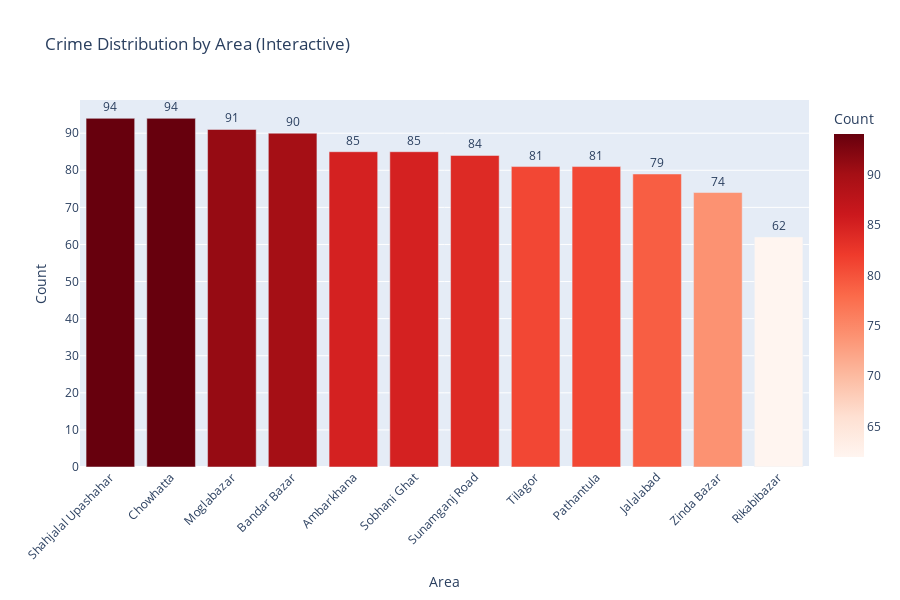

Notebook code cell kept with this figure:
### Code cell
# Interactive bar chart - crimes by area
area_crime_df = crime_data['Area'].value_counts().reset_index()
area_crime_df.columns = ['Area', 'Count']

fig = px.bar(area_crime_df, x='Area', y='Count', 
             title='Crime Distribution by Area (Interactive)',
             color='Count',
             color_continuous_scale='Reds',
             text='Count')
fig.update_traces(textposition='outside')
fig.update_layout(height=600, xaxis_tickangle=-45)
fig.write_html('/Users/nazmul/Desktop/Project/crime-sylhet-analysis/visualizations/interactive_area_crimes.html')
fig.show()

print(" Interactive bar chart saved as: visualizations/interactive_area_crimes.html")

### Figure 1 — Plotly figure (JSON) as saved in the notebook; plotly's stock layout.template omitted (floating-point values rounded to 4 significant figures)
{"data": [{"alignmentgroup": "True", "hovertemplate": "Area=%{x}<br>Count=%{marker.color}<extra></extra>", "legendgroup": "", "marker": {"color": [94, 94, 91, 90, 85, 85, 84, 81, 81, 79, 74, 62], "coloraxis": "coloraxis", "pattern": {"shape": ""}}, "name": "", "offsetgroup": "", "orientation": "v", "showlegend": false, "text": [94, 94, 91, 90, 85, 85, 84, 81, 81, 79, 74, 62], "textposition": "outside", "type": "bar", "x": ["Shahjalal Upashahar", "Chowhatta", "Moglabazar", "Bandar Bazar", "Ambarkhana", "Sobhani Ghat", "Sunamganj Road", "Tilagor", "Pathantula", "Jalalabad", "Zinda Bazar", "Rikabibazar"], "xaxis": "x", "y": [94, 94, 91, 90, 85, 85, 84, 81, 81, 79, 74, 62], "yaxis": "y"}], "layout": {"barmode": "relative", "coloraxis": {"colorbar": {"title": {"text": "Count"}}, "colorscale": [[0, "rgb(255,245,240)"], [0.125, "rgb(254,224,210)"], [0.25, "rgb(252,187,161)"], [0.375, "rgb(252,146,114)"], [0.5, "rgb(251,106,74)"], [0.625, "rgb(239,59,44)"], [0.75, "rgb(203,24,29)"], [0.875, "rgb(165,15,21)"], [1, "rgb(103,0,13)"]]}, "height": 600, "legend": {"tracegroupgap": 0}, "title": {"text": "Crime Distribution by Area (Interactive)"}, "xaxis": {"anchor": "y", "domain": [0, 1], "tickangle": -45, "title": {"text": "Area"}}, "yaxis": {"anchor": "x", "domain": [0, 1], "title": {"text": "Count"}}}}
